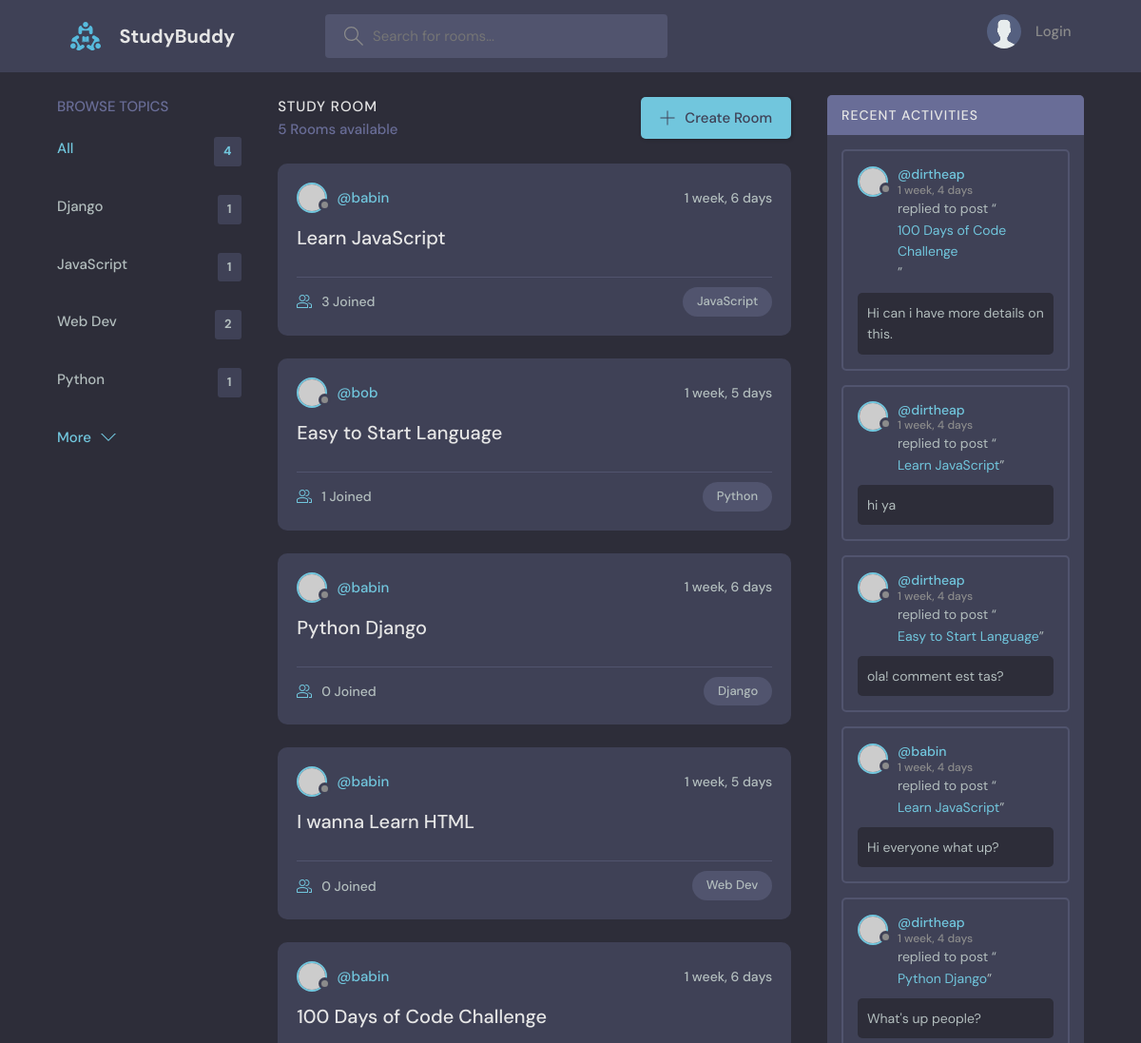
The app's page / (upper part), older data.
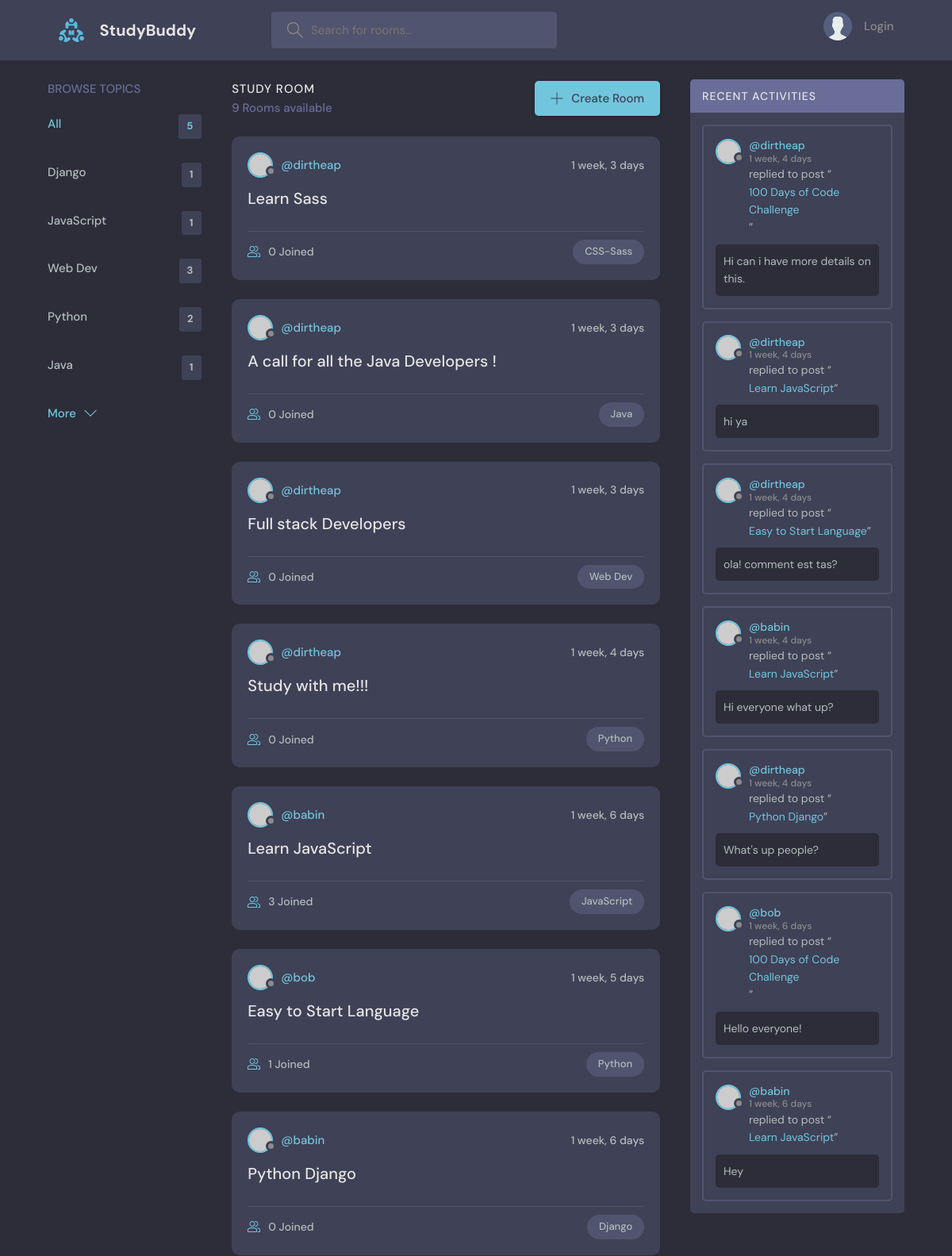
The same page, newer data.
### base/models.py (models this page shows, shortened)
class Topic(models.Model):
    name = models.CharField(max_length=200)

class Room(models.Model):
    host = models.ForeignKey(User, on_delete=models.SET_NULL, null=True)
    topic = models.ForeignKey(Topic, on_delete=models.SET_NULL, null=True)
    name = models.CharField(max_length=200)
    description = models.TextField(null=True, blank=True)
    participants = models.ManyToManyField(User, related_name='participants', blank=True)
    updated = models.DateTimeField(auto_now=True) # auto_now will take every new timestamp
    created = models.DateTimeField(auto_now_add=True) # auto_now_add saves the timestamp firstime it's created
    class Meta:
        ordering = ['-updated', '-created']  # - makes desc order- new first in view, ('-created' '-updated')
    def __str__(self):
        return self.name

class Message(models.Model):
    user = models.ForeignKey(User, on_delete=models.CASCADE)
    room = models.ForeignKey(Room, on_delete=models.CASCADE)
    body = models.TextField()
    updated = models.DateTimeField(auto_now=True)
    created = models.DateTimeField(auto_now_add=True)
    class Meta:
        ordering = ['-updated', '-created']

### base/views.py (the view)
# urls.py: path('', views.home, name="home"),
def home(request):
    q = request.GET.get('q') if request.GET.get('q') != None else ''
    rooms = Room.objects.filter(
        Q(topic__name__icontains=q) |
        Q(name__icontains=q) |
        Q(description__icontains=q)
    )
    topics = Topic.objects.all()[0:5]
    room_count = rooms.count()
    room_messages = Message.objects.filter(Q(room__topic__name__icontains=q))
    context = {'rooms': rooms, 'topics': topics, 'room_count': room_count,
               'room_messages': room_messages}
    return render(request, 'base/home.html', context)

### base/templates/base/home.html (shortened to what this page needs)
{% extends 'main.html' %}
{% block content %}
    <main class="layout layout--3">
      <div class="container">
        {% include 'base/topics_component.html' %}
        <div class="roomList">
          <div class="roomList__header">
            <div>
              <h2>Study Room</h2>
              <p>{{room_count}} Rooms available</p>
            </div>
            <a class="btn btn--main" href="{% url 'create-room' %}">
              <svg version="1.1" xmlns="http://www.w3.org/2000/svg" width="32" height="32" viewBox="0 0 32 32">
                <title>add</title>
                <path
                  d="M16.943 0.943h-1.885v14.115h-14.115v1.885h14.115v14.115h1.885v-14.115h14.115v-1.885h-14.115v-14.115z"
                ></path>
              </svg>
              Create Room
            </a>
          </div>
          {% include 'base/feed_component.html' %}
        </div>
        {% include 'base/activity_component.html' %}
      </div>
    </main>
    {% endblock content %}

### base/templates/base/topics_component.html
<div class="topics">
    <div class="topics__header">
      <h2>Browse Topics</h2>
    </div>
    <ul class="topics__list">
      <li>
        <a href="{% url 'home' %}" class="active">All <span>{{topics.count}}</span></a>
      </li>
      {%for topic in topics %}
      <li>
        <a href="{% url 'home' %}?q={{topic.name}}">{{topic.name}} <span>{{topic.room_set.all.count}}</span></a>
      </li>
      {% endfor %}
    </ul>
    <a class="btn btn--link" href="{% url 'topics' %}">
      More
      <svg version="1.1" xmlns="http://www.w3.org/2000/svg" width="32" height="32" viewBox="0 0 32 32">
        <title>chevron-down</title>
        <path d="M16 21l-13-13h-3l16 16 16-16h-3l-13 13z"></path>
      </svg>
    </a>
  </div>

### base/templates/base/feed_component.html (shortened to what this page needs)
{% for room in rooms %}
 <div class="roomListRoom">
    <div class="roomListRoom__header">
      <a href="{% url 'user-profile' room.host.id %}" class="roomListRoom__author">
        <div class="avatar avatar--small">
          <img src="https://randomuser.me/api/portraits/women/11.jpg" />
        </div>
        <span>@{{room.host.username}}</span>
      </a>
      <div class="roomListRoom__actions">
        <span>{{room.created|timesince}}</span>
      </div>
    </div>
    <div class="roomListRoom__content">
      <a href="{% url 'room' room.id %}">{{room.name}}</a>
    </div>
    <div class="roomListRoom__meta">
      <a href="{% url 'room' room.id %}" class="roomListRoom__joined">
        {{room.participants.all.count}} Joined
      </a>
      <p class="roomListRoom__topic">{{room.topic.name}}</p>
    </div>
  </div>
{% endfor %}

### base/templates/base/activity_component.html (shortened to what this page needs)
<div class="activities">
    <div class="activities__header">
      <h2>Recent Activities</h2>
    </div>
    {% for message in room_messages %}
    <div class="activities__box">
      <div class="activities__boxHeader roomListRoom__header">
        <a href="{% url 'user-profile' message.user.id %}" class="roomListRoom__author">
          <div class="avatar avatar--small">
            <img src="https://randomuser.me/api/portraits/women/11.jpg" />
          </div>
          <p>
            @{{message.user}}
            <span>{{message.created|timesince}}</span>
          </p>
        </a>
      </div>
      <div class="activities__boxContent">
        <p>replied to post “<a href="{% url 'room' message.room.id %}">{{message.room}}</a>”</p>
        <div class="activities__boxRoomContent">
         {{message.body}}
        </div>
      </div>
    </div>
    {% endfor %}
  </div>

Row changes from the older to the newer data that the page shows:
no longer on this page (row unchanged): Room: host.username "babin", created "1 week, 5 days", name "I wanna Learn HTML", participants.all.count "0", topic.name "Web Dev"
no longer on this page (row unchanged): Room: host.username "babin", created "1 week, 6 days", name "100 Days of Code Challenge"
computed for Topic "Web Dev": room_set.all.count "2" → "3"
computed for Topic "Python": room_set.all.count "1" → "2"
added Topic: name "Java", room_set.all.count "1"
added Room: host.username "dirtheap", created "1 week, 3 days", name "Learn Sass", participants.all.count "0", topic.name "CSS-Sass"
added Room: host.username "dirtheap", created "1 week, 3 days", name "A call for all the Java Developers !", participants.all.count "0", topic.name "Java"
added Room: host.username "dirtheap", created "1 week, 3 days", name "Full stack Developers", participants.all.count "0", topic.name "Web Dev"
added Room: host.username "dirtheap", created "1 week, 4 days", name "Study with me!!!", participants.all.count "0", topic.name "Python"
now on this page (row unchanged): Message: user "bob", created "1 week, 6 days", room "100 Days of Code Challenge", body "Hello everyone!"
now on this page (row unchanged): Message: user "babin", created "1 week, 6 days", room "Learn JavaScript", body "Hey"
Text that changed along with them:
{{ topics.count }}: "4" → "5"
{{ room_count }}: "5" → "9"
